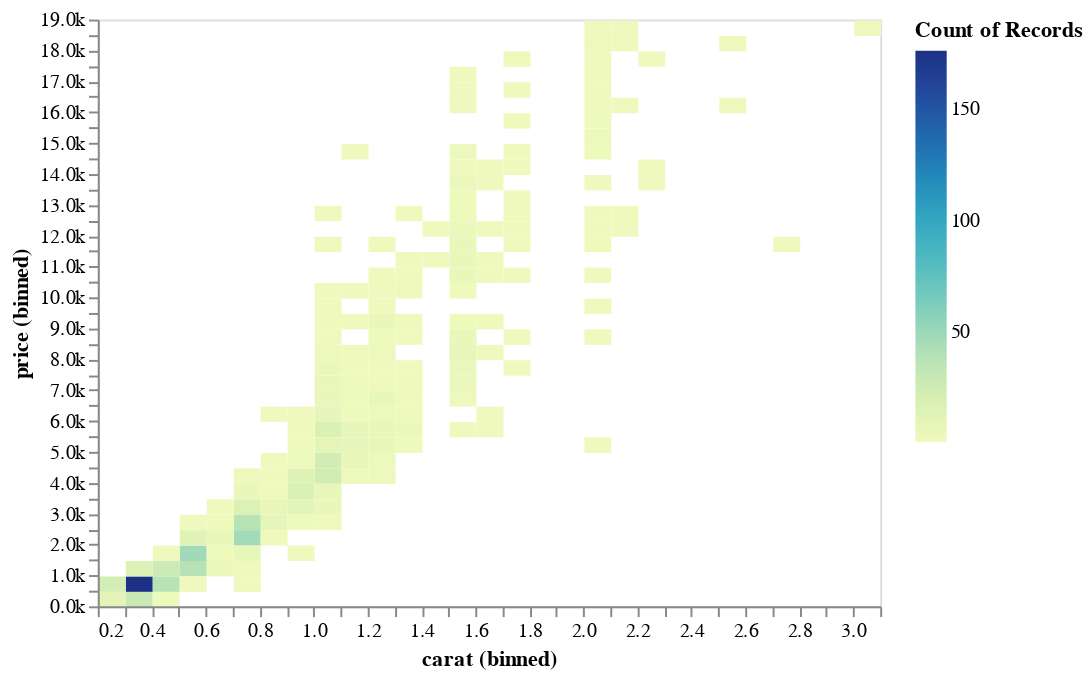

Notebook code for this chart:
### Markdown cell above
Standard international (SI) units are often easier to digest.

### Code cell
alt.Chart(diamonds).mark_rect().encode(
    alt.X('carat', bin=alt.Bin(maxbins=40)),
    alt.Y('price', bin=alt.Bin(maxbins=40), axis=alt.Axis(format='s')),
    alt.Color('count()'))

### Figure 1 — Vega-Lite specification as saved in the notebook (floating-point values rounded to 4 significant figures; data arrays with more than 128 entries replaced by an {"elided": "..."} marker saying what was removed)
{"$schema": "https://vega.github.io/schema/vega-lite/v4.8.1.json", "config": {"view": {"continuousHeight": 300, "continuousWidth": 400}}, "data": {"name": "data-257cef40f6410df84e608745ea41c69e"}, "datasets": {"data-257cef40f6410df84e608745ea41c69e": {"elided": "1000 records"}}, "encoding": {"color": {"aggregate": "count", "type": "quantitative"}, "x": {"bin": {"maxbins": 40}, "field": "carat", "type": "quantitative"}, "y": {"axis": {"format": "s"}, "bin": {"maxbins": 40}, "field": "price", "type": "quantitative"}}, "mark": "rect"}
